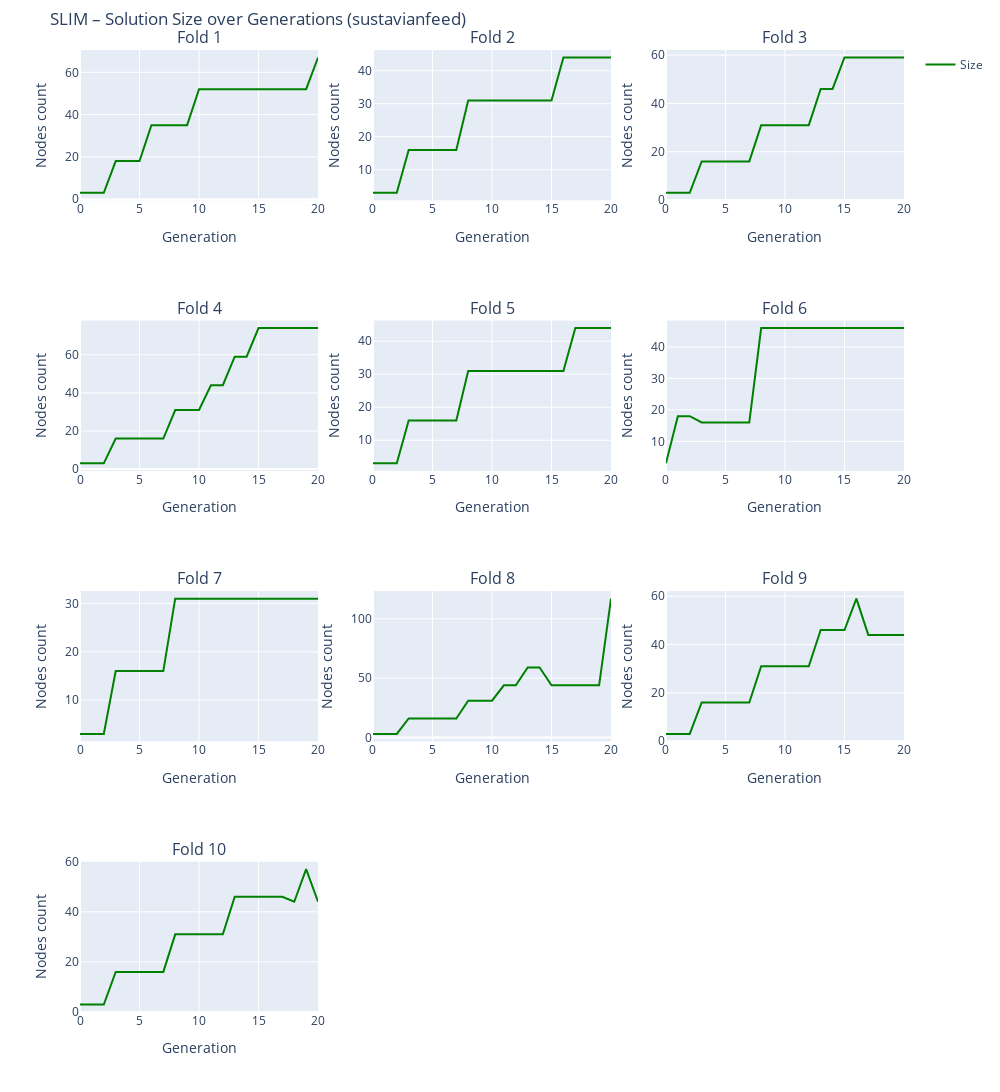

Notebook code cell kept with this figure:
### Markdown cell above
Except for Fold 6 and 7 that stagnate early on, all folds show a good ability to learn with train and test having close performances. We can conclude that the model is mostly not overfitting. On average, the model look to be stabilyzing so if we were to run more generations we may conclude that the model reach its limits if it doesn't breakthrough from the current level of performance.

### Code cell
plot_SLIM_size_logs('SLIM', n_outer_cv, dataset_name='sustavianfeed')

### Figure 1 — Plotly figure (JSON) as saved in the notebook; plotly's stock layout.template omitted (floating-point values rounded to 4 significant figures)
{"data": [{"line": {"color": "green"}, "mode": "lines", "name": "Size", "showlegend": true, "type": "scatter", "x": [0, 1, 2, 3, 4, 5, 6, 7, 8, 9, 10, 11, 12, 13, 14, 15, 16, 17, 18, 19, 20], "xaxis": "x", "y": [3, 3, 3, 18, 18, 18, 35, 35, 35, 35, 52, 52, 52, 52, 52, 52, 52, 52, 52, 52, 67], "yaxis": "y"}, {"line": {"color": "green"}, "mode": "lines", "showlegend": false, "type": "scatter", "x": [0, 1, 2, 3, 4, 5, 6, 7, 8, 9, 10, 11, 12, 13, 14, 15, 16, 17, 18, 19, 20], "xaxis": "x2", "y": [3, 3, 3, 16, 16, 16, 16, 16, 31, 31, 31, 31, 31, 31, 31, 31, 44, 44, 44, 44, 44], "yaxis": "y2"}, {"line": {"color": "green"}, "mode": "lines", "showlegend": false, "type": "scatter", "x": [0, 1, 2, 3, 4, 5, 6, 7, 8, 9, 10, 11, 12, 13, 14, 15, 16, 17, 18, 19, 20], "xaxis": "x3", "y": [3, 3, 3, 16, 16, 16, 16, 16, 31, 31, 31, 31, 31, 46, 46, 59, 59, 59, 59, 59, 59], "yaxis": "y3"}, {"line": {"color": "green"}, "mode": "lines", "showlegend": false, "type": "scatter", "x": [0, 1, 2, 3, 4, 5, 6, 7, 8, 9, 10, 11, 12, 13, 14, 15, 16, 17, 18, 19, 20], "xaxis": "x4", "y": [3, 3, 3, 16, 16, 16, 16, 16, 31, 31, 31, 44, 44, 59, 59, 74, 74, 74, 74, 74, 74], "yaxis": "y4"}, {"line": {"color": "green"}, "mode": "lines", "showlegend": false, "type": "scatter", "x": [0, 1, 2, 3, 4, 5, 6, 7, 8, 9, 10, 11, 12, 13, 14, 15, 16, 17, 18, 19, 20], "xaxis": "x5", "y": [3, 3, 3, 16, 16, 16, 16, 16, 31, 31, 31, 31, 31, 31, 31, 31, 31, 44, 44, 44, 44], "yaxis": "y5"}, {"line": {"color": "green"}, "mode": "lines", "showlegend": false, "type": "scatter", "x": [0, 1, 2, 3, 4, 5, 6, 7, 8, 9, 10, 11, 12, 13, 14, 15, 16, 17, 18, 19, 20], "xaxis": "x6", "y": [3, 18, 18, 16, 16, 16, 16, 16, 46, 46, 46, 46, 46, 46, 46, 46, 46, 46, 46, 46, 46], "yaxis": "y6"}, {"line": {"color": "green"}, "mode": "lines", "showlegend": false, "type": "scatter", "x": [0, 1, 2, 3, 4, 5, 6, 7, 8, 9, 10, 11, 12, 13, 14, 15, 16, 17, 18, 19, 20], "xaxis": "x7", "y": [3, 3, 3, 16, 16, 16, 16, 16, 31, 31, 31, 31, 31, 31, 31, 31, 31, 31, 31, 31, 31], "yaxis": "y7"}, {"line": {"color": "green"}, "mode": "lines", "showlegend": false, "type": "scatter", "x": [0, 1, 2, 3, 4, 5, 6, 7, 8, 9, 10, 11, 12, 13, 14, 15, 16, 17, 18, 19, 20], "xaxis": "x8", "y": [3, 3, 3, 16, 16, 16, 16, 16, 31, 31, 31, 44, 44, 59, 59, 44, 44, 44, 44, 44, 117], "yaxis": "y8"}, {"line": {"color": "green"}, "mode": "lines", "showlegend": false, "type": "scatter", "x": [0, 1, 2, 3, 4, 5, 6, 7, 8, 9, 10, 11, 12, 13, 14, 15, 16, 17, 18, 19, 20], "xaxis": "x9", "y": [3, 3, 3, 16, 16, 16, 16, 16, 31, 31, 31, 31, 31, 46, 46, 46, 59, 44, 44, 44, 44], "yaxis": "y9"}, {"line": {"color": "green"}, "mode": "lines", "showlegend": false, "type": "scatter", "x": [0, 1, 2, 3, 4, 5, 6, 7, 8, 9, 10, 11, 12, 13, 14, 15, 16, 17, 18, 19, 20], "xaxis": "x10", "y": [3, 3, 3, 16, 16, 16, 16, 16, 31, 31, 31, 31, 31, 46, 46, 46, 46, 46, 44, 57, 44], "yaxis": "y10"}], "layout": {"annotations": [{"font": {"size": 16}, "showarrow": false, "text": "Fold 1", "x": 0.1444, "xanchor": "center", "xref": "paper", "y": 1, "yanchor": "bottom", "yref": "paper"}, {"font": {"size": 16}, "showarrow": false, "text": "Fold 2", "x": 0.5, "xanchor": "center", "xref": "paper", "y": 1, "yanchor": "bottom", "yref": "paper"}, {"font": {"size": 16}, "showarrow": false, "text": "Fold 3", "x": 0.8556, "xanchor": "center", "xref": "paper", "y": 1, "yanchor": "bottom", "yref": "paper"}, {"font": {"size": 16}, "showarrow": false, "text": "Fold 4", "x": 0.1444, "xanchor": "center", "xref": "paper", "y": 0.7188, "yanchor": "bottom", "yref": "paper"}, {"font": {"size": 16}, "showarrow": false, "text": "Fold 5", "x": 0.5, "xanchor": "center", "xref": "paper", "y": 0.7188, "yanchor": "bottom", "yref": "paper"}, {"font": {"size": 16}, "showarrow": false, "text": "Fold 6", "x": 0.8556, "xanchor": "center", "xref": "paper", "y": 0.7188, "yanchor": "bottom", "yref": "paper"}, {"font": {"size": 16}, "showarrow": false, "text": "Fold 7", "x": 0.1444, "xanchor": "center", "xref": "paper", "y": 0.4375, "yanchor": "bottom", "yref": "paper"}, {"font": {"size": 16}, "showarrow": false, "text": "Fold 8", "x": 0.5, "xanchor": "center", "xref": "paper", "y": 0.4375, "yanchor": "bottom", "yref": "paper"}, {"font": {"size": 16}, "showarrow": false, "text": "Fold 9", "x": 0.8556, "xanchor": "center", "xref": "paper", "y": 0.4375, "yanchor": "bottom", "yref": "paper"}, {"font": {"size": 16}, "showarrow": false, "text": "Fold 10", "x": 0.1444, "xanchor": "center", "xref": "paper", "y": 0.1562, "yanchor": "bottom", "yref": "paper"}], "height": 1400, "margin": {"t": 50}, "title": {"text": "SLIM – Solution Size over Generations (sustavianfeed)"}, "width": 1000, "xaxis": {"anchor": "y", "domain": [0, 0.2889], "title": {"text": "Generation"}}, "xaxis10": {"anchor": "y10", "domain": [0, 0.2889], "title": {"text": "Generation"}}, "xaxis11": {"anchor": "y11", "domain": [0.3556, 0.6444]}, "xaxis12": {"anchor": "y12", "domain": [0.7111, 1]}, "xaxis2": {"anchor": "y2", "domain": [0.3556, 0.6444], "title": {"text": "Generation"}}, "xaxis3": {"anchor": "y3", "domain": [0.7111, 1], "title": {"text": "Generation"}}, "xaxis4": {"anchor": "y4", "domain": [0, 0.2889], "title": {"text": "Generation"}}, "xaxis5": {"anchor": "y5", "domain": [0.3556, 0.6444], "title": {"text": "Generation"}}, "xaxis6": {"anchor": "y6", "domain": [0.7111, 1], "title": {"text": "Generation"}}, "xaxis7": {"anchor": "y7", "domain": [0, 0.2889], "title": {"text": "Generation"}}, "xaxis8": {"anchor": "y8", "domain": [0.3556, 0.6444], "title": {"text": "Generation"}}, "xaxis9": {"anchor": "y9", "domain": [0.7111, 1], "title": {"text": "Generation"}}, "yaxis": {"anchor": "x", "domain": [0.8438, 1], "title": {"text": "Nodes count"}}, "yaxis10": {"anchor": "x10", "domain": [0, 0.1562], "title": {"text": "Nodes count"}}, "yaxis11": {"anchor": "x11", "domain": [0, 0.1562]}, "yaxis12": {"anchor": "x12", "domain": [0, 0.1562]}, "yaxis2": {"anchor": "x2", "domain": [0.8438, 1], "title": {"text": "Nodes count"}}, "yaxis3": {"anchor": "x3", "domain": [0.8438, 1], "title": {"text": "Nodes count"}}, "yaxis4": {"anchor": "x4", "domain": [0.5625, 0.7188], "title": {"text": "Nodes count"}}, "yaxis5": {"anchor": "x5", "domain": [0.5625, 0.7188], "title": {"text": "Nodes count"}}, "yaxis6": {"anchor": "x6", "domain": [0.5625, 0.7188], "title": {"text": "Nodes count"}}, "yaxis7": {"anchor": "x7", "domain": [0.2812, 0.4375], "title": {"text": "Nodes count"}}, "yaxis8": {"anchor": "x8", "domain": [0.2812, 0.4375], "title": {"text": "Nodes count"}}, "yaxis9": {"anchor": "x9", "domain": [0.2812, 0.4375], "title": {"text": "Nodes count"}}}}
